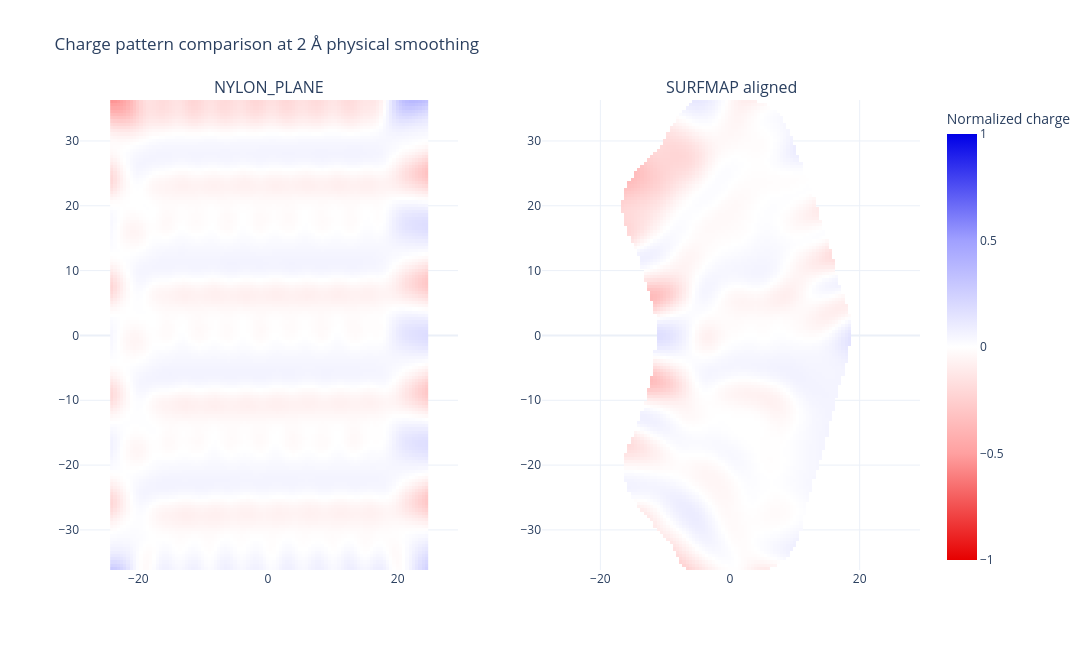

Notebook code cell kept with this figure:
### Markdown cell above
## 19. Side-by-side charge fields at one selected physical scale

This is the most useful visual charge comparison for colleagues.

Both panels:

- use the same physical axes in Å;
- use the same charge normalization;
- use the same raster grid;
- use the same Gaussian physical smoothing scale.

The only difference is the spatial position assigned to the same charged shell points.

Therefore, differences in patch shape or position are directly attributable to the effective SURFMAP representation.

### Code cell
if (
    float(PRIMARY_CHARGE_SCALE_A)
    not in charge_fields
):

    raise ValueError(
        "PRIMARY_CHARGE_SCALE_A must "
        "be included in "
        "CHARGE_SMOOTHING_SCALES_A."
    )


selected_fields = charge_fields[
    float(
        PRIMARY_CHARGE_SCALE_A
    )
]

Q_plane = selected_fields[
    "plane"
]

Q_surf = selected_fields[
    "surfmap"
]

common_charge_mask = (
    selected_fields[
        "common_mask"
    ]
)

charge_scale = [
    [0.00, "rgb(230,0,0)"],
    [0.25, "rgb(255,160,160)"],
    [0.50, "rgb(255,255,255)"],
    [0.75, "rgb(160,160,255)"],
    [1.00, "rgb(0,0,230)"],
]


fig_charge_fields = make_subplots(
    rows=1,
    cols=2,
    subplot_titles=(
        "NYLON_PLANE",
        "SURFMAP aligned",
    ),
)

fig_charge_fields.add_trace(
    go.Heatmap(
        x=grid_x,
        y=grid_y,
        z=Q_plane,
        zmin=-1,
        zmax=1,
        colorscale=charge_scale,
        showscale=False,
        hovertemplate=(
            "u = %{x:.2f} Å<br>"
            "v = %{y:.2f} Å<br>"
            "charge field = %{z:.4f}"
            "<extra></extra>"
        ),
    ),
    row=1,
    col=1,
)

fig_charge_fields.add_trace(
    go.Heatmap(
        x=grid_x,
        y=grid_y,
        z=Q_surf,
        zmin=-1,
        zmax=1,
        colorscale=charge_scale,
        colorbar=dict(
            title="Normalized charge"
        ),
        hovertemplate=(
            "u = %{x:.2f} Å<br>"
            "v = %{y:.2f} Å<br>"
            "charge field = %{z:.4f}"
            "<extra></extra>"
        ),
    ),
    row=1,
    col=2,
)

fig_charge_fields.update_xaxes(
    scaleanchor="y",
    scaleratio=1,
    row=1,
    col=1,
)

fig_charge_fields.update_xaxes(
    scaleanchor="y2",
    scaleratio=1,
    row=1,
    col=2,
)

fig_charge_fields.update_layout(
    title=(
        "Charge pattern comparison at "
        f"{PRIMARY_CHARGE_SCALE_A:g} Å "
        "physical smoothing"
    ),
    template="plotly_white",
    width=1250,
    height=650,
)

fig_charge_fields.show()

### Figure 1 — Plotly figure (JSON) as saved in the notebook; plotly's stock layout.template omitted (floating-point values rounded to 4 significant figures; data arrays with more than 128 entries replaced by an {"elided": "..."} marker saying what was removed)
{"data": [{"colorscale": [[0.0, "rgb(230,0,0)"], [0.25, "rgb(255,160,160)"], [0.5, "rgb(255,255,255)"], [0.75, "rgb(160,160,255)"], [1.0, "rgb(0,0,230)"]], "hovertemplate": "u = %{x:.2f} Å<br>v = %{y:.2f} Å<br>charge field = %{z:.4f}<extra></extra>", "showscale": false, "x": [-24.1, -23.6, -23.1, -22.6, -22.1, -21.6, -21.1, -20.6, -20.1, -19.6, -19.1, -18.6, -18.1, -17.6, -17.1, -16.6, -16.1, -15.6, -15.1, -14.6, -14.1, -13.6, -13.1, -12.6, -12.1, -11.6, -11.1, -10.6, -10.1, -9.599, -9.099, -8.599, -8.099, -7.599, -7.099, -6.599, -6.099, -5.599, -5.099, -4.599, -4.099, -3.599, -3.099, -2.599, -2.099, -1.599, -1.099, -0.5994, -0.09943, 0.4006, 0.9006, 1.401, 1.901, 2.401, 2.901, 3.401, 3.901, 4.401, 4.901, 5.401, 5.901, 6.401, 6.901, 7.401, 7.901, 8.401, 8.901, 9.401, 9.901, 10.4, 10.9, 11.4, 11.9, 12.4, 12.9, 13.4, 13.9, 14.4, 14.9, 15.4, 15.9, 16.4, 16.9, 17.4, 17.9, 18.4, 18.9, 19.4, 19.9, 20.4, 20.9, 21.4, 21.9, 22.4, 22.9, 23.4, 23.9, 24.4], "y": {"elided": "145 float values"}, "z": {"elided": "145x98 float values"}, "zmax": 1, "zmin": -1, "type": "heatmap", "xaxis": "x", "yaxis": "y"}, {"colorbar": {"title": {"text": "Normalized charge"}}, "colorscale": [[0.0, "rgb(230,0,0)"], [0.25, "rgb(255,160,160)"], [0.5, "rgb(255,255,255)"], [0.75, "rgb(160,160,255)"], [1.0, "rgb(0,0,230)"]], "hovertemplate": "u = %{x:.2f} Å<br>v = %{y:.2f} Å<br>charge field = %{z:.4f}<extra></extra>", "x": [-24.1, -23.6, -23.1, -22.6, -22.1, -21.6, -21.1, -20.6, -20.1, -19.6, -19.1, -18.6, -18.1, -17.6, -17.1, -16.6, -16.1, -15.6, -15.1, -14.6, -14.1, -13.6, -13.1, -12.6, -12.1, -11.6, -11.1, -10.6, -10.1, -9.599, -9.099, -8.599, -8.099, -7.599, -7.099, -6.599, -6.099, -5.599, -5.099, -4.599, -4.099, -3.599, -3.099, -2.599, -2.099, -1.599, -1.099, -0.5994, -0.09943, 0.4006, 0.9006, 1.401, 1.901, 2.401, 2.901, 3.401, 3.901, 4.401, 4.901, 5.401, 5.901, 6.401, 6.901, 7.401, 7.901, 8.401, 8.901, 9.401, 9.901, 10.4, 10.9, 11.4, 11.9, 12.4, 12.9, 13.4, 13.9, 14.4, 14.9, 15.4, 15.9, 16.4, 16.9, 17.4, 17.9, 18.4, 18.9, 19.4, 19.9, 20.4, 20.9, 21.4, 21.9, 22.4, 22.9, 23.4, 23.9, 24.4], "y": {"elided": "145 float values"}, "z": {"elided": "145x98 float values"}, "zmax": 1, "zmin": -1, "type": "heatmap", "xaxis": "x2", "yaxis": "y2"}], "layout": {"xaxis": {"anchor": "y", "domain": [0.0, 0.45], "scaleanchor": "y", "scaleratio": 1}, "yaxis": {"anchor": "x", "domain": [0.0, 1.0]}, "xaxis2": {"anchor": "y2", "domain": [0.55, 1.0], "scaleanchor": "y2", "scaleratio": 1}, "yaxis2": {"anchor": "x2", "domain": [0.0, 1.0]}, "annotations": [{"font": {"size": 16}, "showarrow": false, "text": "NYLON_PLANE", "x": 0.225, "xanchor": "center", "xref": "paper", "y": 1.0, "yanchor": "bottom", "yref": "paper"}, {"font": {"size": 16}, "showarrow": false, "text": "SURFMAP aligned", "x": 0.775, "xanchor": "center", "xref": "paper", "y": 1.0, "yanchor": "bottom", "yref": "paper"}], "title": {"text": "Charge pattern comparison at 2 Å physical smoothing"}, "width": 1250, "height": 650}}
